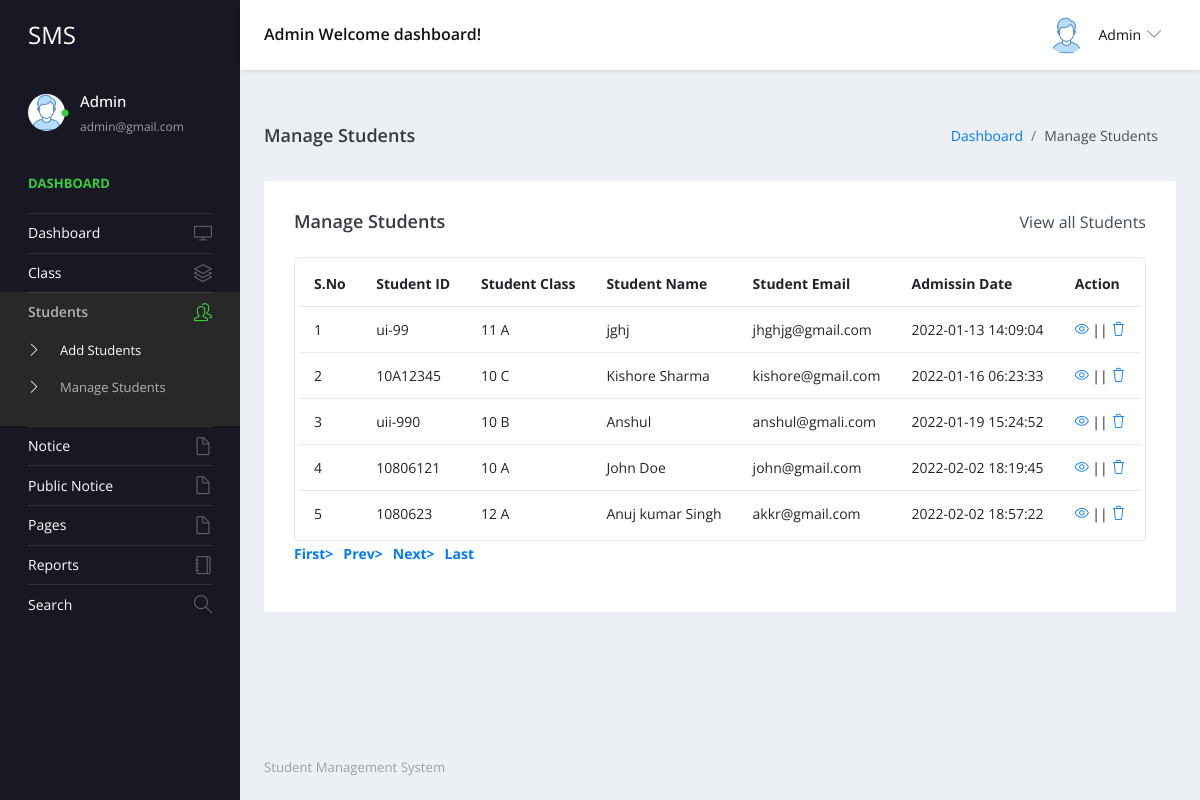
The page /admin/manage-students.php (signed in) on the database its author committed.
### tables this page shows
CREATE TABLE `tblstudent` (
  `ID` int(10) NOT NULL,
  `StudentName` varchar(200) DEFAULT NULL,
  `StudentEmail` varchar(200) DEFAULT NULL,
  `StudentClass` varchar(100) DEFAULT NULL,
  `Gender` varchar(50) DEFAULT NULL,
  `DOB` date DEFAULT NULL,
  `StuID` varchar(200) DEFAULT NULL,
  `FatherName` mediumtext DEFAULT NULL,
  `MotherName` mediumtext DEFAULT NULL,
  `ContactNumber` bigint(10) DEFAULT NULL,
  `AltenateNumber` bigint(10) DEFAULT NULL,
  `Address` mediumtext DEFAULT NULL,
  `UserName` varchar(200) DEFAULT NULL,
  `Password` varchar(200) DEFAULT NULL,
  `Image` varchar(200) DEFAULT NULL,
  `DateofAdmission` timestamp NULL DEFAULT current_timestamp()
);

CREATE TABLE `tblclass` (
  `ID` int(5) NOT NULL,
  `ClassName` varchar(50) DEFAULT NULL,
  `Section` varchar(20) DEFAULT NULL,
  `CreationDate` timestamp NULL DEFAULT current_timestamp()
);

### admin/manage-students.php (the view, shortened to what this page needs)
<?php
include('includes/dbconnection.php');
if (strlen($_SESSION['sturecmsaid']==0)) {
  header('location:logout.php');
  } else{
?>
<!DOCTYPE html>
<html lang="en">
  <head>
    <link rel="stylesheet" href="vendors/simple-line-icons/css/simple-line-icons.css">
    <link rel="stylesheet" href="vendors/flag-icon-css/css/flag-icon.min.css">
    <link rel="stylesheet" href="vendors/css/vendor.bundle.base.css">
    <link rel="stylesheet" href="./vendors/daterangepicker/daterangepicker.css">
    <link rel="stylesheet" href="./vendors/chartist/chartist.min.css">
    <link rel="stylesheet" href="./css/style.css">
  </head>
  <body>
    <div class="container-scroller">
     <?php include_once('includes/header.php');?>
      <div class="container-fluid page-body-wrapper">
        <?php include_once('includes/sidebar.php');?>
        <div class="main-panel">
          <div class="content-wrapper">
             <div class="page-header">
              <h3 class="page-title"> Manage Students </h3>
              <nav aria-label="breadcrumb">
                <ol class="breadcrumb">
                  <li class="breadcrumb-item"><a href="dashboard.php">Dashboard</a></li>
                  <li class="breadcrumb-item active" aria-current="page"> Manage Students</li>
                </ol>
              </nav>
            </div>
            <div class="row">
              <div class="col-md-12 grid-margin stretch-card">
                <div class="card">
                  <div class="card-body">
                    <div class="d-sm-flex align-items-center mb-4">
                      <h4 class="card-title mb-sm-0">Manage Students</h4>
                      <a href="#" class="text-dark ml-auto mb-3 mb-sm-0"> View all Students</a>
                    </div>
                    <div class="table-responsive border rounded p-1">
                      <table class="table">
                        <thead>
                          <tr>
                            <th class="font-weight-bold">S.No</th>
                            <th class="font-weight-bold">Student ID</th>
                            <th class="font-weight-bold">Student Class</th>
                            <th class="font-weight-bold">Student Name</th>
                            <th class="font-weight-bold">Student Email</th>
                            <th class="font-weight-bold">Admissin Date</th>
                            <th class="font-weight-bold">Action</th>
                          </tr>
                        </thead>
                        <tbody>
                           <?php
                            if (isset($_GET['pageno'])) {
            $pageno = $_GET['pageno'];
        } else {
            $pageno = 1;
        }
        $no_of_records_per_page = 15;
        $offset = ($pageno-1) * $no_of_records_per_page;
       $ret = "SELECT ID FROM tblstudent";
$query1 = $dbh -> prepare($ret);
$query1->execute();
$total_rows=$query1->rowCount();
$total_pages = ceil($total_rows / $no_of_records_per_page);
$sql="SELECT tblstudent.StuID,tblstudent.ID as sid,tblstudent.StudentName,tblstudent.StudentEmail,tblstudent.DateofAdmission,tblclass.ClassName,tblclass.Section from tblstudent join tblclass on tblclass.ID=tblstudent.StudentClass LIMIT $offset, $no_of_records_per_page";
$query = $dbh -> prepare($sql);
$query->execute();
$results=$query->fetchAll(PDO::FETCH_OBJ);
$cnt=1;
if($query->rowCount() > 0)
{
foreach($results as $row)
{               ?>
                          <tr>
                            <td><?php echo htmlentities($cnt);?></td>
                            <td><?php  echo htmlentities($row->StuID);?></td>
                            <td><?php  echo htmlentities($row->ClassName);?> <?php  echo htmlentities($row->Section);?></td>
                            <td><?php  echo htmlentities($row->StudentName);?></td>
                            <td><?php  echo htmlentities($row->StudentEmail);?></td>
                            <td><?php  echo htmlentities($row->DateofAdmission);?></td>
                            <td>
                              <div><a href="edit-student-detail.php?editid=<?php echo htmlentities ($row->sid);?>"><i class="icon-eye"></i></a>
                                                || <a href="manage-students.php?delid=<?php echo ($row->sid);?>" onclick="return confirm('Do you really want to Delete ?');"> <i class="icon-trash"></i></a></div>
                            </td>
                          </tr><?php $cnt=$cnt+1;}} ?>
                        </tbody>
                      </table>
                    </div>
                    <div align="left">
    <ul class="pagination" >
        <li><a href="?pageno=1"><strong>First></strong></a></li>
        <li class="<?php if($pageno <= 1){ echo 'disabled'; } ?>">
            <a href="<?php if($pageno <= 1){ echo '#'; } else { echo "?pageno=".($pageno - 1); } ?>"><strong style="padding-left: 10px">Prev></strong></a>
        </li>
        <li class="<?php if($pageno >= $total_pages){ echo 'disabled'; } ?>">
            <a href="<?php if($pageno >= $total_pages){ echo '#'; } else { echo "?pageno=".($pageno + 1); } ?>"><strong style="padding-left: 10px">Next></strong></a>
        </li>
        <li><a href="?pageno=<?php echo $total_pages; ?>"><strong style="padding-left: 10px">Last</strong></a></li>
    </ul>
</div>
                  </div>
                </div>
              </div>
            </div>
          </div>
         <?php include_once('includes/footer.php');?>
        </div>
      </div>
    </div>
  </body>
</html><?php }  ?>

### admin/includes/header.php (shortened to what this page needs)
 <nav class="navbar default-layout-navbar col-lg-12 col-12 p-0 fixed-top d-flex flex-row">
        <div class="navbar-brand-wrapper d-flex align-items-center">
          <a class="navbar-brand brand-logo" href="dashboard.php">
            <strong style="color: white;">SMS</strong>
          </a>
        </div><?php
         $aid= $_SESSION['sturecmsaid'];
$sql="SELECT * from tbladmin where ID=:aid";
$query = $dbh -> prepare($sql);
$query->bindParam(':aid',$aid,PDO::PARAM_STR);
$query->execute();
$results=$query->fetchAll(PDO::FETCH_OBJ);
$cnt=1;
if($query->rowCount() > 0)
{
foreach($results as $row)
{               ?>
        <div class="navbar-menu-wrapper d-flex align-items-center flex-grow-1">
          <h5 class="mb-0 font-weight-medium d-none d-lg-flex"><?php  echo htmlentities($row->AdminName);?> Welcome dashboard!</h5>
          <ul class="navbar-nav navbar-nav-right ml-auto">
            <li class="nav-item dropdown d-none d-xl-inline-flex user-dropdown">
              <a class="nav-link dropdown-toggle" id="UserDropdown" href="#" data-toggle="dropdown" aria-expanded="false">
                <img class="img-xs rounded-circle ml-2" src="images/faces/face8.jpg" alt="Profile image"> <span class="font-weight-normal"> <?php  echo htmlentities($row->AdminName);?> </span></a>
                <?php $cnt=$cnt+1;}} ?>
            </li>
          </ul>
        </div>
      </nav>

### admin/includes/sidebar.php (shortened to what this page needs)
<nav class="sidebar sidebar-offcanvas" id="sidebar">
          <ul class="nav">
            <li class="nav-item nav-profile">
              <a href="#" class="nav-link">
                <div class="profile-image">
                  <img class="img-xs rounded-circle" src="images/faces/face8.jpg" alt="profile image">
                  <div class="dot-indicator bg-success"></div>
                </div>
                <div class="text-wrapper">
                  <?php
         $aid= $_SESSION['sturecmsaid'];
$sql="SELECT * from tbladmin where ID=:aid";
$query = $dbh -> prepare($sql);
$query->bindParam(':aid',$aid,PDO::PARAM_STR);
$query->execute();
$results=$query->fetchAll(PDO::FETCH_OBJ);
$cnt=1;
if($query->rowCount() > 0)
{
foreach($results as $row)
{               ?>
                  <p class="profile-name"><?php  echo htmlentities($row->AdminName);?></p>
                  <p class="designation"><?php  echo htmlentities($row->Email);?></p><?php $cnt=$cnt+1;}} ?>
                </div>
              </a>
            </li>
            <li class="nav-item nav-category">
              <span class="nav-link">Dashboard</span>
            </li>
            <li class="nav-item">
              <a class="nav-link" href="dashboard.php">
                <span class="menu-title">Dashboard</span>
                <i class="icon-screen-desktop menu-icon"></i>
              </a>
            </li>
            <li class="nav-item">
              <a class="nav-link" data-toggle="collapse" href="#ui-basic" aria-expanded="false" aria-controls="ui-basic">
                <span class="menu-title">Class</span>
                <i class="icon-layers menu-icon"></i>
              </a>
            </li>
            <li class="nav-item">
              <a class="nav-link" data-toggle="collapse" href="#ui-basic1" aria-expanded="false" aria-controls="ui-basic1">
                <span class="menu-title">Students</span>
                <i class="icon-people menu-icon"></i>
              </a>
              <div class="collapse" id="ui-basic1">
                <ul class="nav flex-column sub-menu">
                  <li class="nav-item"> <a class="nav-link" href="add-students.php">Add Students</a></li>
                  <li class="nav-item"> <a class="nav-link" href="manage-students.php">Manage Students</a></li>
                </ul>
              </div>
            </li>
            <li class="nav-item">
              <a class="nav-link" data-toggle="collapse" href="#auth" aria-expanded="false" aria-controls="auth">
                <span class="menu-title">Notice</span>
                <i class="icon-doc menu-icon"></i>
              </a>
            </li>
            <li class="nav-item">
              <a class="nav-link" data-toggle="collapse" href="#auth1" aria-expanded="false" aria-controls="auth">
                <span class="menu-title">Public Notice</span>
                <i class="icon-doc menu-icon"></i>
              </a>
              <li class="nav-item">
              <a class="nav-link" data-toggle="collapse" href="#auth2" aria-expanded="false" aria-controls="auth">
                <span class="menu-title">Pages</span>
                <i class="icon-doc menu-icon"></i>
              </a>
            </li>
              <li class="nav-item">
              <a class="nav-link" href="between-dates-reports.php">
                <span class="menu-title">Reports</span>
                <i class="icon-notebook menu-icon"></i>
              </a>
            </li>
            <li class="nav-item">
              <a class="nav-link" href="search.php">
                <span class="menu-title">Search</span>
                <i class="icon-magnifier menu-icon"></i>
              </a>
            </li>
            </li>
          </ul>
        </nav>

### rows shown on the page
tblstudent: StuID "ui-99", tblclass.ClassName "11", tblclass.Section "A", StudentName "jghj", StudentEmail "jhghjg@gmail.com", DateofAdmission "2022-01-13 14:09:04"
tblstudent: StuID "10A12345", tblclass.ClassName "10", tblclass.Section "C", StudentName "Kishore Sharma", StudentEmail "kishore@gmail.com", DateofAdmission "2022-01-16 06:23:33"
tblstudent: StuID "uii-990", tblclass.ClassName "10", tblclass.Section "B", StudentName "Anshul", StudentEmail "anshul@gmali.com", DateofAdmission "2022-01-19 15:24:52"
tblstudent: StuID "10806121", tblclass.ClassName "10", tblclass.Section "A", StudentName "John Doe", StudentEmail "john@gmail.com", DateofAdmission "2022-02-02 18:19:45"
tblstudent: StuID "1080623", tblclass.ClassName "12", tblclass.Section "A", StudentName "Anuj kumar Singh", StudentEmail "akkr@gmail.com", DateofAdmission "2022-02-02 18:57:22"

### other values the page prints
$row->AdminName "Admin"
$row->Email "admin@gmail.com"
